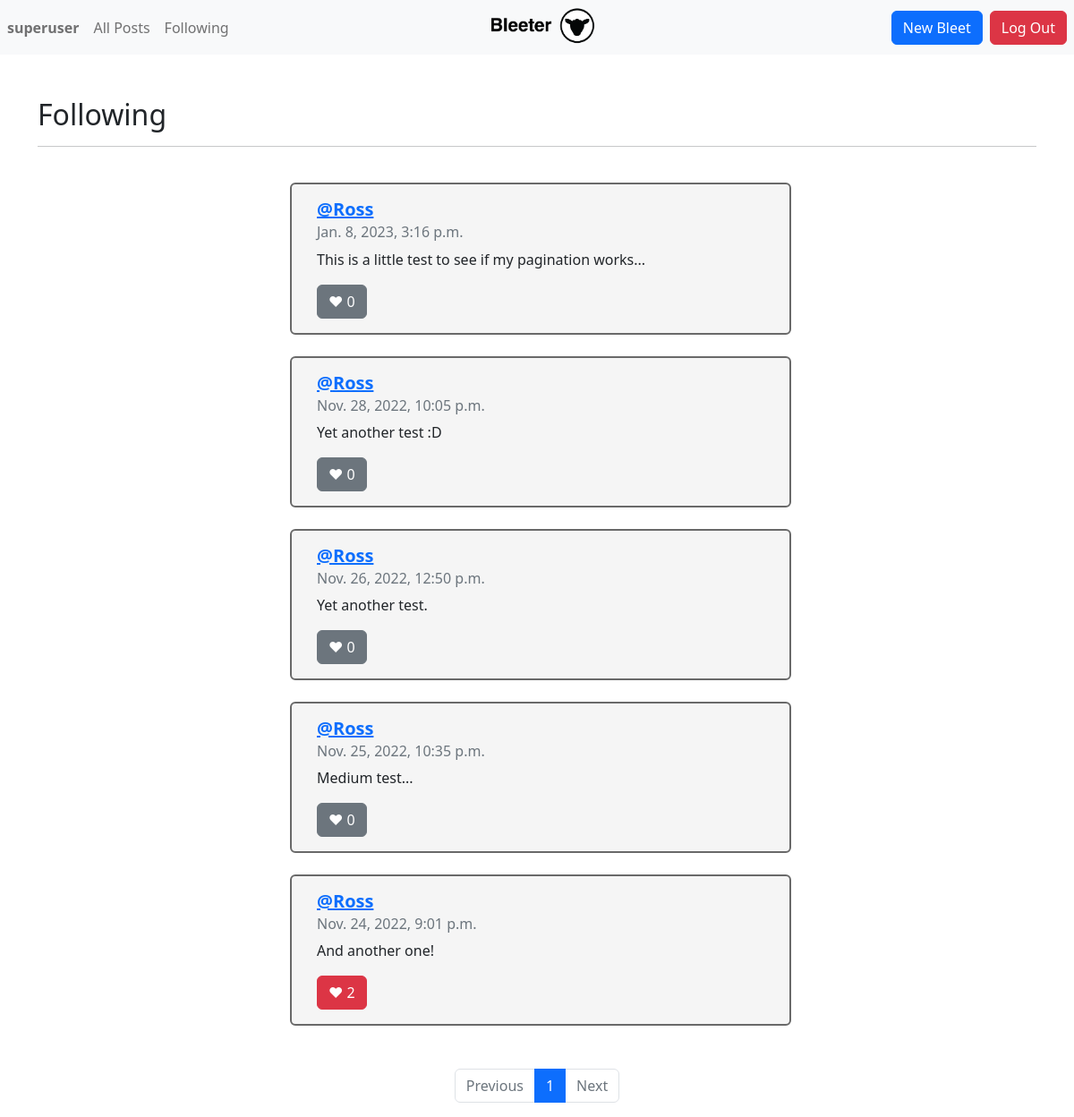
/following (signed in), run on an earlier commit of the app's database.
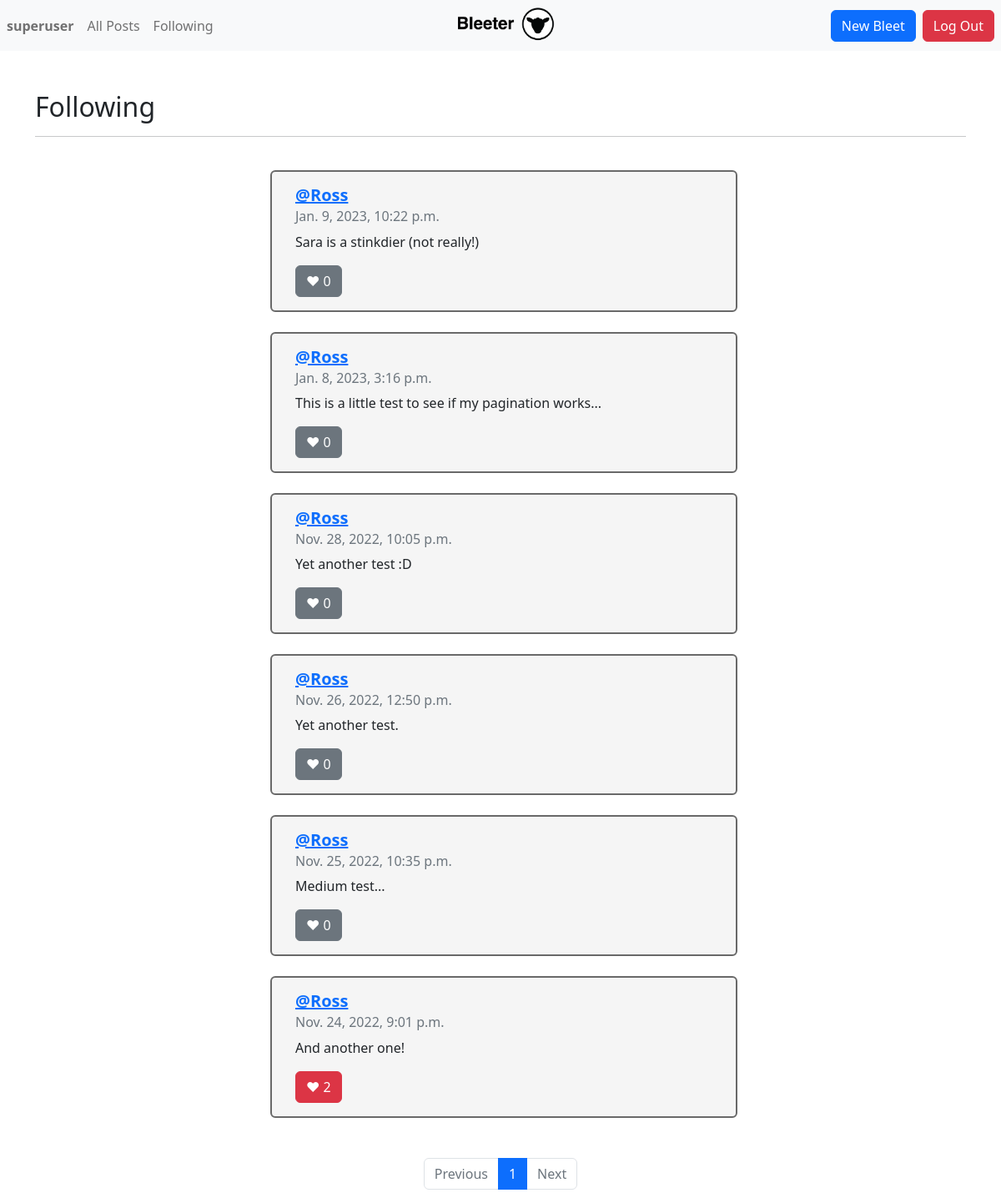
And on a later commit of the database.
### network/models.py (models this page shows, shortened)
class Tweet(models.Model):
    author = models.ForeignKey(User, on_delete=models.CASCADE)
    tweetText = models.CharField(max_length=255)
    posted = models.DateTimeField(auto_now_add=True)
    like = models.ManyToManyField(User, blank=True, related_name="likes")

class User(AbstractUser):
    pass

### network/views.py (the view)
# urls.py: path("following", views.following, name="following"),
def following(request):
    usersFollowed = request.user.following.all()
    usersFollowedIds = []
    for x in usersFollowed:
        usersFollowedIds.append(x.user.id)
    tweets = Tweet.objects.filter(author__in=usersFollowedIds).order_by('-posted')
    paginator = Paginator(tweets, 10)
    page_number = request.GET.get('page')
    page_obj = paginator.get_page(page_number)
    return render(request, "network/following.html", {
        "page_obj": page_obj
    })

### network/templates/network/following.html (shortened to what this page needs)
{% extends "network/layout.html" %}
{% block body %}
<br>
<h2>Following</h2>
<hr><br>
<div class="container">
   {% for tweet in page_obj %}
   <div class="row justify-content-center mb-4">
      <div class="ms-2 card" style="width: 35rem" data-id="{{tweet.id}}";>
         <div class="card-body rounded">
            <h5 class="card-title"><a href="{% url 'profile' user_id=tweet.author.id%}"><b>@{{ tweet.author}}</b></h5></a>
            <h6 class="card-subtitle mb-2 text-muted">{{tweet.posted}}</h6>
            <p class="card-text" id="tweetText">{{tweet.tweetText}}</p>
            {% if user.username in tweet.like.all|stringformat:'s' %}
            <button class="btn btn-danger float-left" id="foo">&hearts;&nbsp;<span id="number">{{ tweet.like.all.count }}</span></button>
            {% else %}
            <button class="btn btn-secondary float-left" id="foo">&hearts;&nbsp;<span id="number">{{ tweet.like.all.count }}</span></button>
            {% endif %}
         </div>
      </div>
      <br>
   </div>
   {% endfor %}
   <br>
   <nav aria-label="Page navigation example">
      <ul class="pagination justify-content-center">
         {% if page_obj.has_previous %}
         <li class="page-item">
            <a class="page-link" href="?page={{ page_obj.previous_page_number }}">Previous</a>
         </li>
         {% else %}
         <li class="page-item disabled">
            <a class="page-link" href="#" tabindex="-1" aria-disabled="True">Previous</a>
         </li>
         {% endif %}
         {% for i in page_obj.paginator.page_range %}
         {% if page_obj.number == i %}
         <li class="page-item active" aria-current="page">
            <span class="page-link">
               {{ i }}
            </span>
         </li>
         {% else %}
         <li class="page-item"><a class="page-link" href="?page={{ i }}">{{ i }}</a></li>
         {% endif %}
         {% endfor %}
         {% if page_obj.has_next %}
         <li class="page-item">
            <a class="page-link" href="?page={{ page_obj.next_page_number }}">Next</a>
         </li>
         {% else %}
         <li class="page-item disabled">
            <a class="page-link" href="#" tabindex="-1" aria-disabled="True">Next</a>
         </li>
         {% endif %}
      </ul>
   </nav>
   {% endblock %}

What changed in the data, as far as the page shows it:
added Tweet: author "Ross", posted "Jan. 9, 2023, 10:22 p.m.", tweetText "Sara is a stinkdier (not really!)", like.all.count "0"
